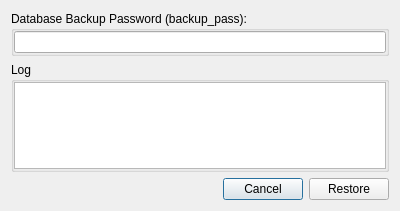
<?xml version="1.0" encoding="UTF-8"?>
<ui version="4.0">
 <class>Dialog</class>
 <widget class="QDialog" name="Dialog">
  <property name="geometry">
   <rect>
    <x>0</x>
    <y>0</y>
    <width>400</width>
    <height>211</height>
   </rect>
  </property>
  <property name="windowTitle">
   <string>Dialog</string>
  </property>
  <layout class="QVBoxLayout" name="verticalLayout">
   <item>
    <widget class="QGroupBox" name="groupBox">
     <property name="title">
      <string>Database Backup Password (backup_pass):</string>
     </property>
     <layout class="QVBoxLayout" name="verticalLayout_2">
      <property name="leftMargin">
       <number>0</number>
      </property>
      <property name="topMargin">
       <number>0</number>
      </property>
      <property name="rightMargin">
       <number>0</number>
      </property>
      <property name="bottomMargin">
       <number>0</number>
      </property>
      <item>
       <widget class="QLineEdit" name="password_le"/>
      </item>
     </layout>
    </widget>
   </item>
   <item>
    <widget class="QGroupBox" name="groupBox_2">
     <property name="title">
      <string>Log</string>
     </property>
     <layout class="QVBoxLayout" name="verticalLayout_3">
      <property name="spacing">
       <number>0</number>
      </property>
      <property name="leftMargin">
       <number>0</number>
      </property>
      <property name="topMargin">
       <number>0</number>
      </property>
      <property name="rightMargin">
       <number>0</number>
      </property>
      <property name="bottomMargin">
       <number>0</number>
      </property>
      <item>
       <widget class="QPlainTextEdit" name="log_pte">
        <property name="readOnly">
         <bool>true</bool>
        </property>
       </widget>
      </item>
     </layout>
    </widget>
   </item>
   <item>
    <layout class="QHBoxLayout" name="horizontalLayout">
     <item>
      <spacer name="horizontalSpacer">
       <property name="orientation">
        <enum>Qt::Horizontal</enum>
       </property>
       <property name="sizeHint" stdset="0">
        <size>
         <width>40</width>
         <height>20</height>
        </size>
       </property>
      </spacer>
     </item>
     <item>
      <widget class="QPushButton" name="cancel_pb">
       <property name="text">
        <string>Cancel</string>
       </property>
      </widget>
     </item>
     <item>
      <widget class="QPushButton" name="restore_pb">
       <property name="text">
        <string>Restore</string>
       </property>
      </widget>
     </item>
    </layout>
   </item>
  </layout>
 </widget>
 <resources/>
 <connections/>
</ui>
